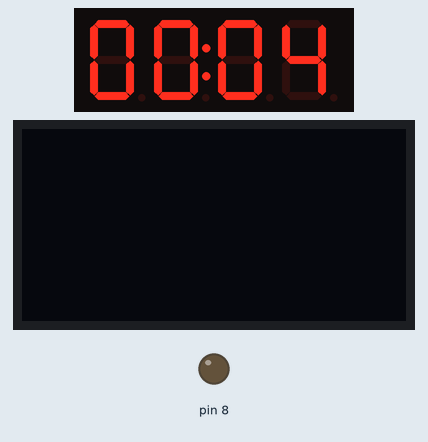
A sketch run on a simulated Arduino Uno, built with avr-gcc and run on an emulated ATmega328P. Shown: 4-digit seven-segment display, 128×64 one-colour display, output pins drawn as LEDs (lit = HIGH). What the sketch prints to the serial monitor is not drawn. At 5.2 s the program stops and its outputs stay as they are.

Above: at 0.1 s.
At 1.1 s:
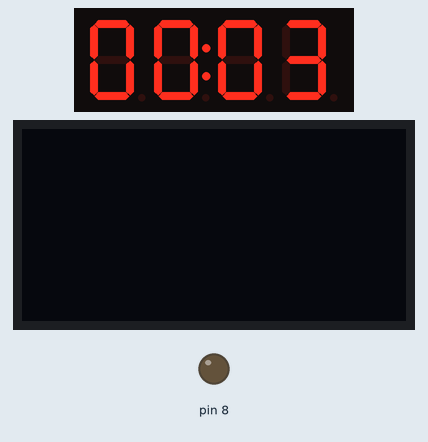
At 2.1 s:
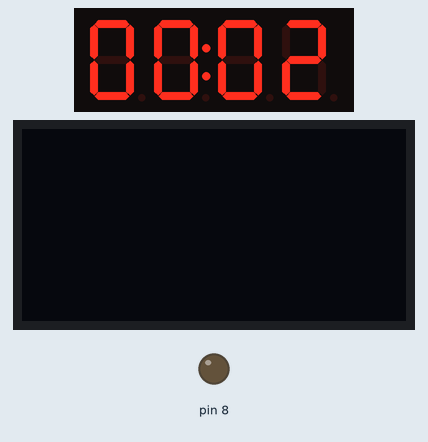
At 3.1 s:
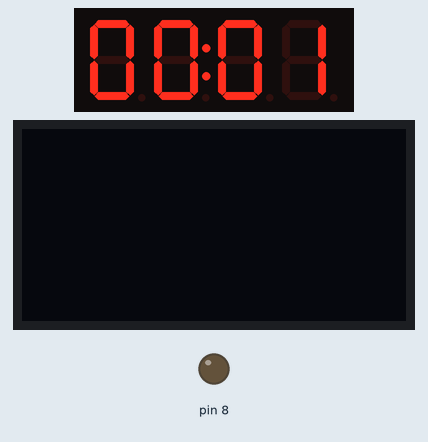
At 4.1 s:
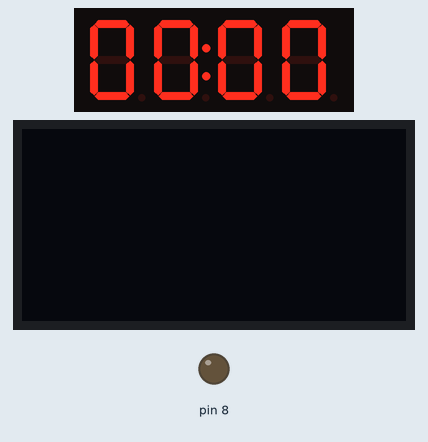
At 5.2 s:
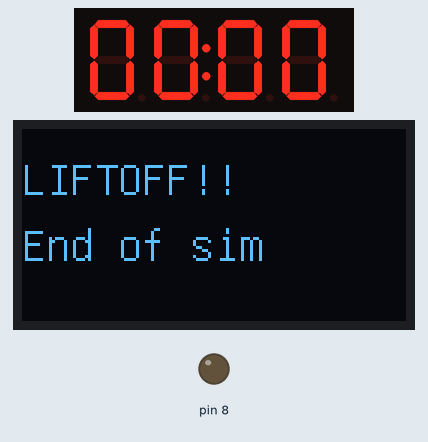

Measured:
- what the display in image 1 shows lasts 1.1 s, from 1.0 s to 2.1 s
- what the display in image 4 shows lasts 1.1 s, from 4.1 s to 5.2 s

The sketch:

launch.ino
```cpp
//LIBRARIES
#include <TM1637Display.h>
#include <U8glib.h>

// MACRO DEFINES
#define numberOfMinutes(_time_) ((_time_ / 1000) / 60)
#define numberOfSeconds(_time_) ((_time_ / 1000) % 60)

// 7 SEGMENT PIN ASSIGNMENTS
#define CLKsev 5
#define DIOsev 4

// DEFINE DISPLAY OBJECTS
U8GLIB_SH1106_128X64  My_u8g_Panel(U8G_I2C_OPT_NONE); // I2C / TWI
TM1637Display My_display(5, 4);

// HANDY CONSTANTS
const uint8_t OFF[] = {0, 0, 0, 0};
const uint8_t SEG_DONE[] = {
  SEG_B | SEG_C | SEG_D | SEG_E | SEG_G,           // d
  SEG_A | SEG_B | SEG_C | SEG_D | SEG_E | SEG_F,   // O
  SEG_C | SEG_E | SEG_G,                           // n
  SEG_A | SEG_D | SEG_E | SEG_F | SEG_G            // E
};

// GLOBAL VARIABLES
unsigned long timeLimit = 5000;
unsigned long lastPeriodStart;

// *********************************************
void setup(){
  Serial.begin(9600);
  // Set brightness
  My_display.setBrightness(7);
  // Clear the display
  My_display.setSegments(OFF);

  My_u8g_Panel.setColorIndex(1);

  pinMode(8, OUTPUT);
}

// *********************************************
void loop() {
  countdown();
}
// *********************************************

void countdown() {
  // Calculate the time remaining

  unsigned long timeRemaining = timeLimit - millis();
   Serial.println("Countdown started..: ");

    Serial.println(timeRemaining);
    // To display the countdown in mm:ss format, separate the parts
    int seconds = numberOfSeconds(timeRemaining);
    int minutes = numberOfMinutes(timeRemaining);

    // This displays the seconds in the last two places
    My_display.showNumberDecEx(seconds, 0, true, 2, 2);
    // Display the minutes in the first two places, with colon
    //My_display.showNumberDecEx(minutes, 0x80>>3, true, 2, 0);
    My_display.showNumberDecEx(minutes, 0x40, true, 2, 0);

    // Update the time remaining
    timeRemaining = timeLimit - millis();
    if(timeRemaining < 50){
      Serial.println("BREAK!!");
        My_u8g_Panel.firstPage();
        do {
          draw();
        } while( My_u8g_Panel.nextPage() );
        while(1);
    }
}


// OLED Display output
void draw(void) {
  // graphic commands to redraw the complete screen should be placed here
  My_u8g_Panel.setFont(u8g_font_unifont);


  My_u8g_Panel.drawStr( 0, 22, "LIFTOFF!!");
  My_u8g_Panel.drawStr( 0, 44, "End of sim");
}
```
